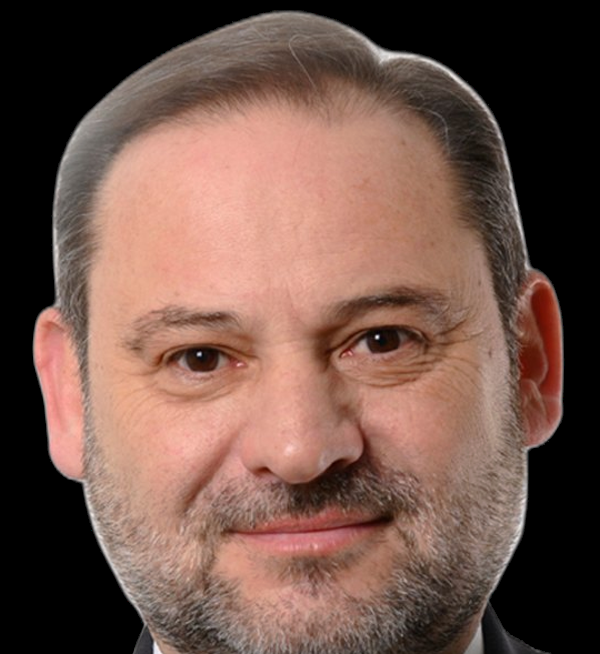
#> input picture fotos/abalos_head.png, 600 x 654 px
$ python -i toon.py   (imports and definitions only)
#> lines starting #> are read from the running program, lines starting #| are printed output that depends on the picture; after the words box and inside, x2 and y2 are one past the last pixel; in counts of white or black regions, pixels touching at a corner belong together
import cv2,numpy as np,sys
def toon(src,dst,k=8):
#> called with src = '../fotos/abalos_head.png', dst = 'out.png', k = 8
    im=cv2.imread(src,cv2.IMREAD_UNCHANGED)
#> im is the input picture: shape (654, 600, 4); mean B, G, R, A 74.2, 84.4, 113.7, 177
    if im.shape[2]==3: im=np.dstack([im,np.full(im.shape[:2],255,np.uint8)])
    rgb=im[:,:,:3].copy();a=im[:,:,3]
    h,w=a.shape;sc=600/max(h,w);rgb=cv2.resize(rgb,(int(w*sc),int(h*sc)),interpolation=cv2.INTER_AREA);a=cv2.resize(a,(int(w*sc),int(h*sc)))
#> after `h, w = a.shape`: h = 654; w = 600
#> after `sc = 600 / max(h, w)`: sc = 0.917
    sm=rgb
    for _ in range(8): sm=cv2.bilateralFilter(sm,9,35,7)
    hsv=cv2.cvtColor(sm,cv2.COLOR_BGR2HSV).astype(np.float32);hsv[...,1]*=1.18;hsv[...,2]=np.clip(hsv[...,2]*1.08+8,0,255);sm=cv2.cvtColor(hsv.clip(0,255).astype(np.uint8),cv2.COLOR_HSV2BGR)
#> after `hsv[..., 2] = np.clip(hsv[..., 2] * 1.08 + 8, 0, 255)`:
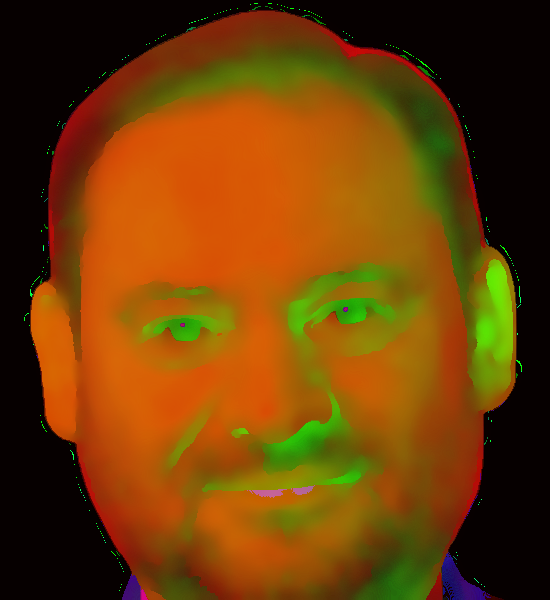
#> hsv: shape (600, 550, 3) float32; mean B, G, R 6.7, 73.6, 130.3; drawn with min black and max white
#> after `sm = cv2.cvtColor(hsv.clip(0, 255).astype(np.uint8), cv2.COLOR_HSV2BGR`:
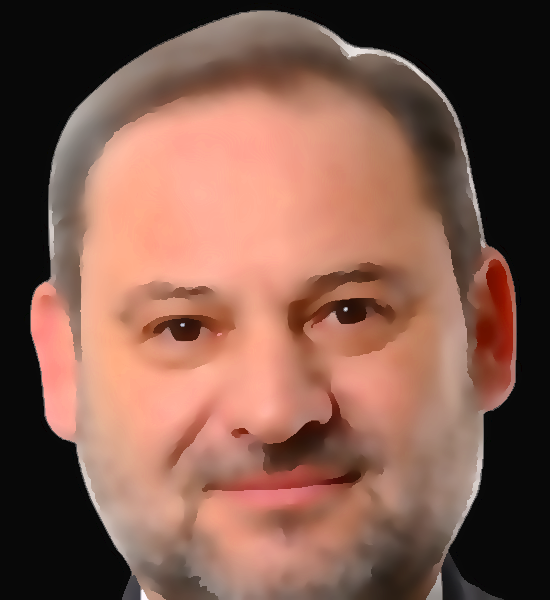
#> sm: shape (600, 550, 3); mean B, G, R 77.4, 90.9, 129.9
    Z=sm.reshape(-1,3).astype(np.float32);m=(a.reshape(-1)>128)
    crit=(cv2.TERM_CRITERIA_EPS+cv2.TERM_CRITERIA_MAX_ITER,20,1.0)
    _,lab,cen=cv2.kmeans(Z[m],k,None,crit,3,cv2.KMEANS_PP_CENTERS)
#> cen = [[117.1, 128.5, 152.8], [145.9, 170.1, 249.2], [59.82, 72.07, 98.31], [26.54, 47.09, 128.8], [102.3, 125.4, 186.9], [28.63, 38.11, 60.36], [130, 150.5, 213.9], [80.4, 98.25, 144.2]]
    out=Z.copy();out[m]=cen[lab.flatten()];q=out.reshape(sm.shape).astype(np.uint8)
    q=cv2.medianBlur(q,5)
    g=cv2.cvtColor(sm,cv2.COLOR_BGR2GRAY);g=cv2.medianBlur(g,7)
#> after `g = cv2.cvtColor(sm, cv2.COLOR_BGR2GRAY)`:
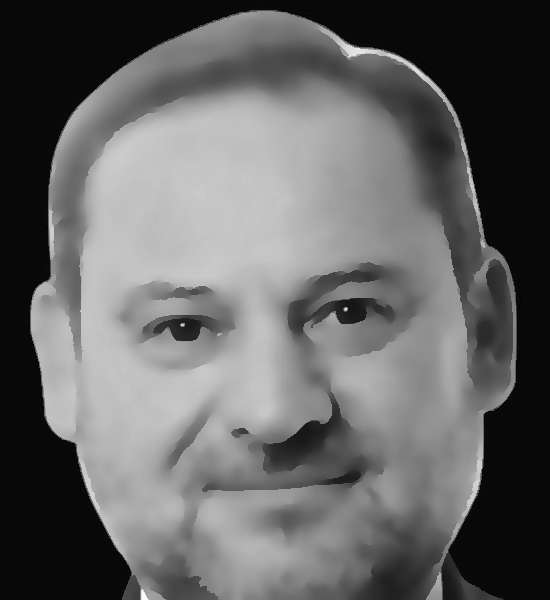
#> g: shape (600, 550); min 1, max 250, mean 101
    ed=cv2.adaptiveThreshold(g,255,cv2.ADAPTIVE_THRESH_MEAN_C,cv2.THRESH_BINARY,13,6)
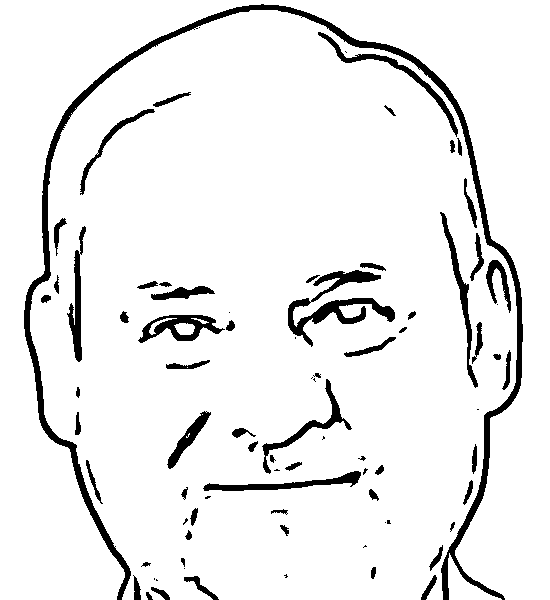
#> ed: shape (600, 550); 92.7% white; 82 black regions (21 under 20 px), largest, box (x1, y1, x2, y2) and area: (24, 4, 523, 600) 9485, (288, 270, 395, 347) 2210, (138, 315, 225, 343) 1053
    ed=cv2.morphologyEx(ed,cv2.MORPH_OPEN,np.ones((2,2),np.uint8))
#> ed: shape (600, 550); 92.7% white; 73 black regions (13 under 20 px), largest, box (x1, y1, x2, y2) and area: (25, 5, 524, 600) 9501, (289, 271, 396, 348) 2223, (139, 316, 236, 344) 1135
    ink=np.array([61,33,20],np.uint8)
    q[ed==0]=(q[ed==0]*0.35+ink*0.65).astype(np.uint8)
#> q: shape (600, 550, 3); mean B, G, R 77.5, 89.4, 126.3
    # contorno grueso
    am=(a>128).astype(np.uint8)*255
#> am: shape (600, 550); 69.7% white; 1 black region, box (x1, y1, x2, y2) and area: (0, 0, 550, 600) 100137
    dil=cv2.dilate(am,np.ones((9,9),np.uint8))
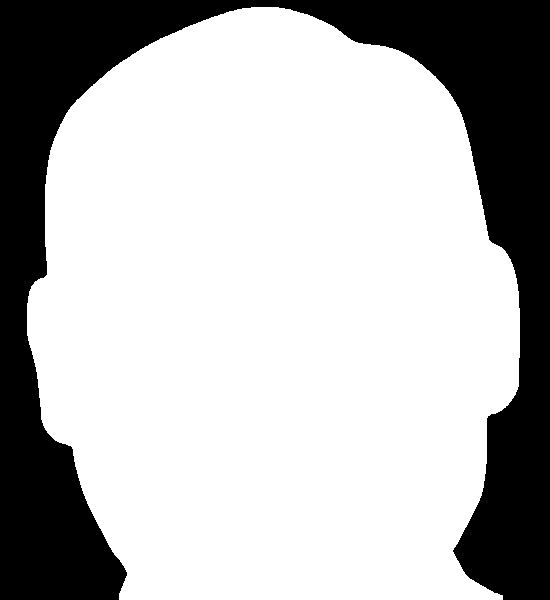
#> dil: shape (600, 550); 72% white; 1 black region, box (x1, y1, x2, y2) and area: (0, 0, 550, 600) 92517
    outl=(dil>0)&(am==0)
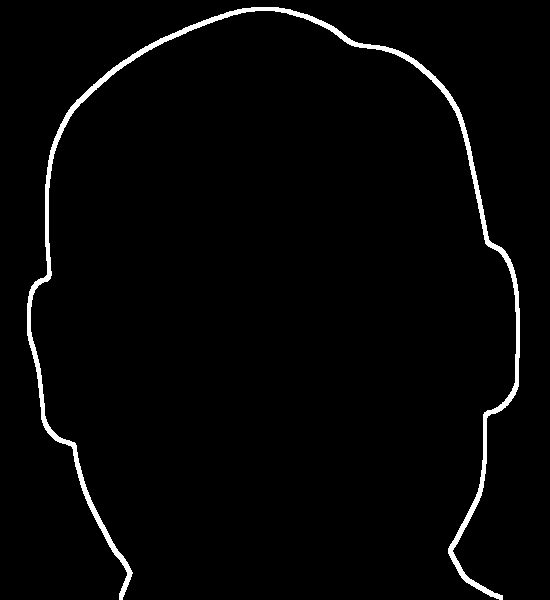
#> outl: shape (600, 550) bool; 2.3% white; 1 white region, box (x1, y1, x2, y2) and area: (27, 7, 520, 600) 7620
    res=np.dstack([q,am]);res[outl]=[61,33,20,255]
#> after `res[outl] = [61, 33, 20, 255]`:
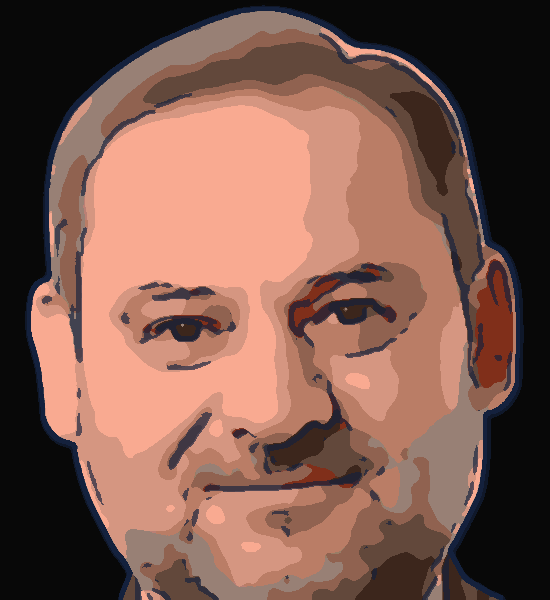
#> res: shape (600, 550, 4); mean B, G, R, A 77.8, 89.4, 126.1, 183.5
    cv2.imwrite(dst,res)
# [1 line not run here, left out]

>>> result = toon('../fotos/abalos_head.png', 'out.png')

$ run again, on fotos/cuerpo_head.png
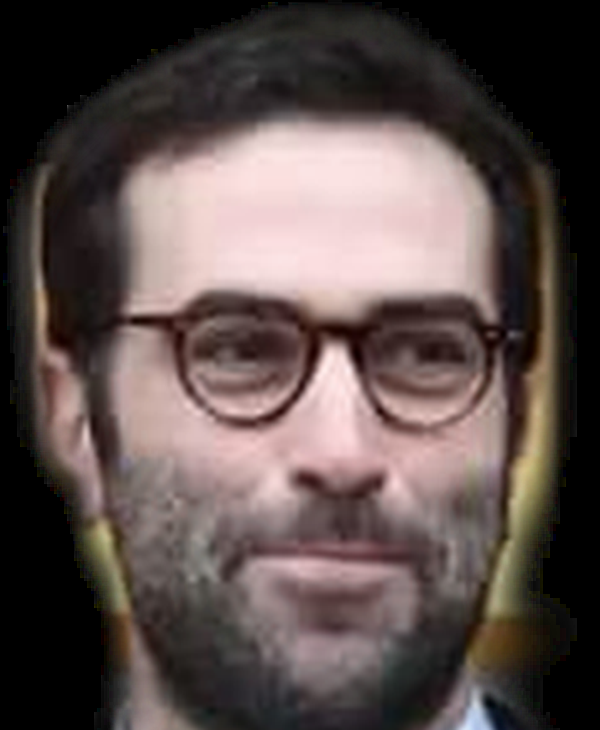
#> input picture fotos/cuerpo_head.png, 600 x 730 px
#> in toon, im is the input picture: shape (730, 600, 4); mean B, G, R, A 75.6, 78, 91.1, 179.9
#> cen = [[177.4, 181.5, 219.5], [62.52, 67.64, 90.7], [216.8, 217.4, 251.6], [142, 148.5, 177.6], [28.14, 30.84, 43.84], [115.5, 121.1, 144.8], [88.73, 92.57, 117.3], [47.04, 48.19, 59.61]]
#> in toon, `ed=cv2.adaptiveThreshold(g,255,cv2.ADAPTIVE_THRESH_MEAN_C,cv2.THRESH_B..`:
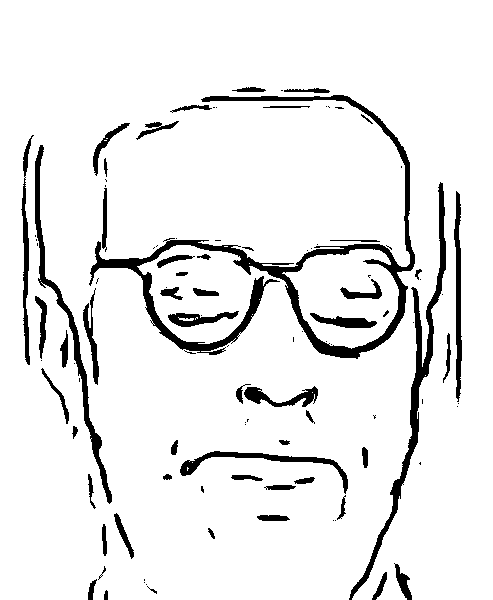
#> ed: shape (600, 493); 92% white; 105 black regions (52 under 20 px), largest, box (x1, y1, x2, y2) and area: (89, 95, 415, 359) 7881, (349, 182, 446, 600) 3110, (35, 145, 112, 504) 2119
#> am: shape (600, 493); 70.6% white; 1 black region, box (x1, y1, x2, y2) and area: (0, 0, 493, 600) 86958
#> dil: shape (600, 493); 73% white; 1 black region, box (x1, y1, x2, y2) and area: (0, 0, 493, 600) 79809
#> outl: shape (600, 493) bool; 2.4% white; 1 white region, box (x1, y1, x2, y2) and area: (16, 7, 456, 600) 7149
#> in toon, `res[outl] = [61, 33, 20, 255]`:
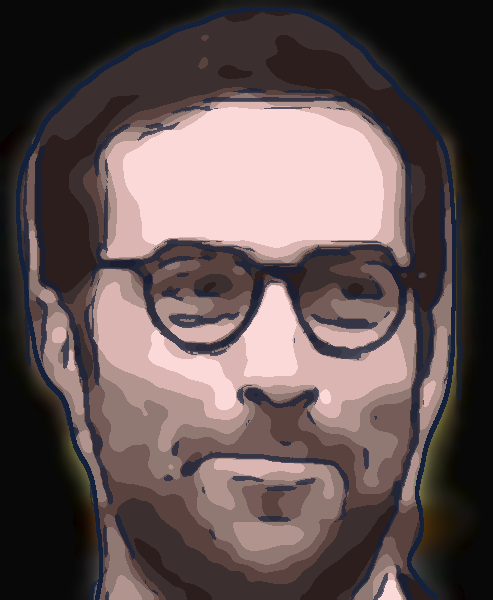
#> res: shape (600, 493, 4); mean B, G, R, A 82.8, 83.6, 99, 186.2

$ run again, on fotos/diaz_head.png
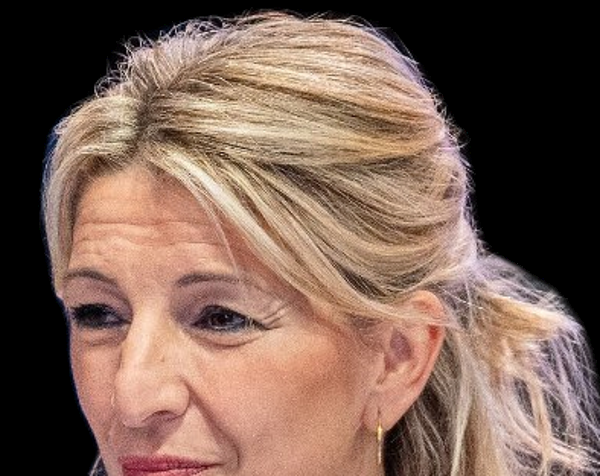
#> input picture fotos/diaz_head.png, 600 x 476 px
#> in toon, im is the input picture: shape (476, 600, 4); mean B, G, R, A 85.1, 97.5, 124.5, 180.2
#> cen = [[120.4, 152, 223.4], [31.23, 27.94, 42.24], [90.62, 108.5, 155], [147, 181.3, 244.5], [184.9, 203.8, 239], [107.5, 131.9, 188.4], [63.34, 75.83, 111.1], [148.1, 168.4, 205.9]]
#> in toon, `ed=cv2.adaptiveThreshold(g,255,cv2.ADAPTIVE_THRESH_MEAN_C,cv2.THRESH_B..`:
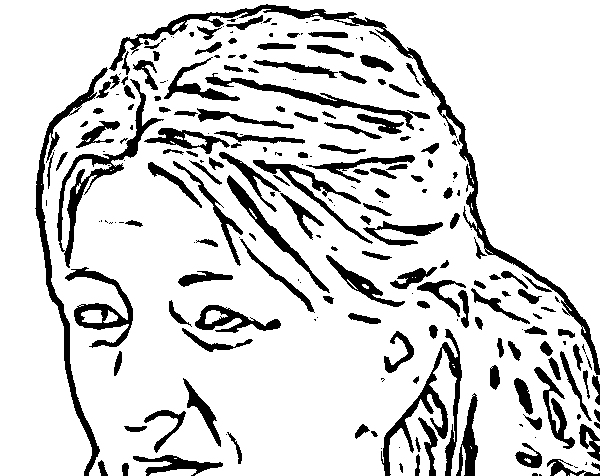
#> ed: shape (476, 600); 84.1% white; 230 black regions (82 under 20 px), largest, box (x1, y1, x2, y2) and area: (109, 4, 600, 375) 5051, (35, 67, 108, 476) 2847, (381, 329, 462, 476) 2376
#> am: shape (476, 600); 70.8% white; 1 black region, box (x1, y1, x2, y2) and area: (0, 0, 600, 476) 83312
#> dil: shape (476, 600); 72.9% white; 1 black region, box (x1, y1, x2, y2) and area: (0, 0, 600, 476) 77433
#> outl: shape (476, 600) bool; 2.1% white; 1 white region, box (x1, y1, x2, y2) and area: (37, 5, 600, 476) 5879
#> in toon, `res[outl] = [61, 33, 20, 255]`:
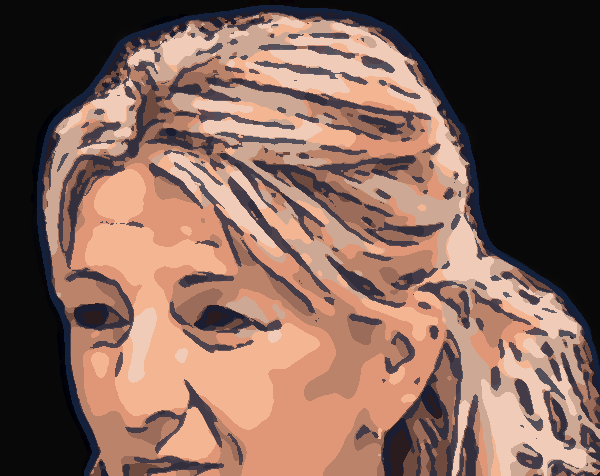
#> res: shape (476, 600, 4); mean B, G, R, A 87.4, 98.9, 129.3, 185.9
